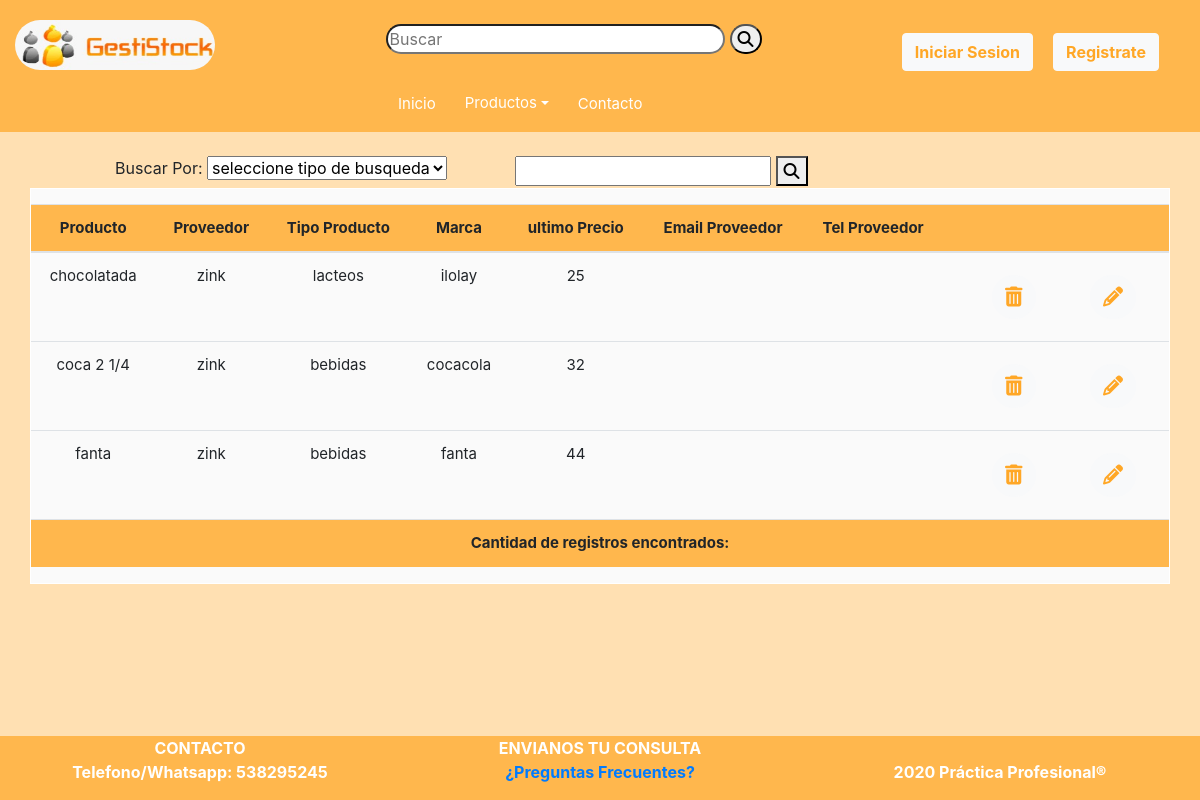
The page /Anteriores/listarProvProd.php on the database as committed earlier.
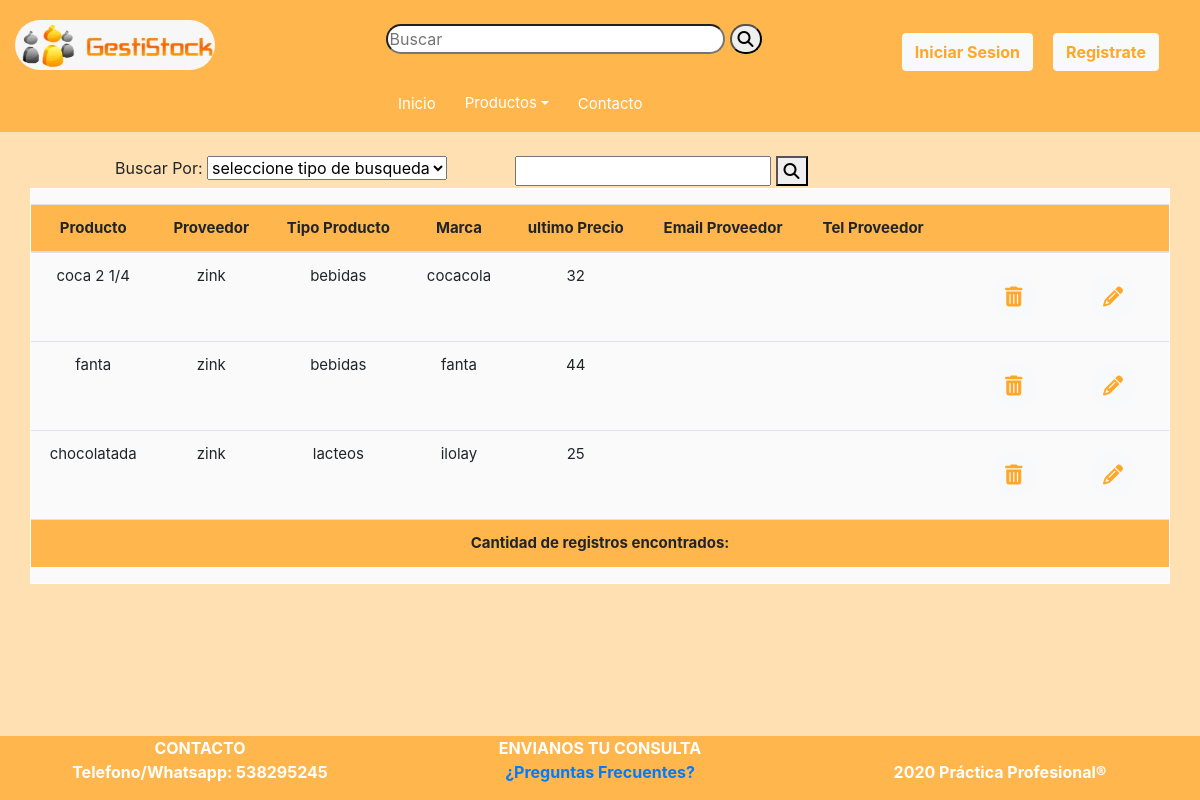
The same page on the database as committed later.
### tables this page shows
CREATE TABLE `productos` (
  `idProducto` int(11) NOT NULL,
  `descripcion` varchar(45) NOT NULL,
  `idPuestoFisico` int(11) NOT NULL,
  `imagen` varchar(45) NOT NULL,
  `Lote` varchar(45) NOT NULL,
  `fechaCaducidad` date NOT NULL,
  `cantidadProd` int(11) NOT NULL,
  `precio` float NOT NULL,
  `idEstado` int(11) DEFAULT NULL
);

CREATE TABLE `proveedores` (
  `idProveedor` int(11) NOT NULL,
  `empresa` varchar(45) NOT NULL,
  `cuit` varchar(11) NOT NULL,
  `descripcion` varchar(200) NOT NULL,
  `idEstado` int(11) NOT NULL DEFAULT 1
);

CREATE TABLE `tiposproductos` (
  `idTipoProducto` int(11) NOT NULL,
  `descripcion` varchar(45) NOT NULL
);

CREATE TABLE `marcas` (
  `idMarca` int(11) NOT NULL,
  `nombreMarca` varchar(45) NOT NULL
);

CREATE TABLE `productostpmarcas` (
  `idProducto` int(11) NOT NULL,
  `idProveedor` int(11) NOT NULL,
  `idTpMarca` int(11) NOT NULL,
  `precio` int(11) NOT NULL
);

### Anteriores/listarProvProd.php (the view, shortened to what this page needs)
<?php require ('header.php');
$consulta="SELECT p.idProducto,p.descripcion,pr.empresa, tpp.idTpMarca,tpp.precio, m.nombreMarca,tp.descripcion as tipoProducto FROM productos p
JOIN productostpmarcas tpp on p.idProducto=tpp.idProducto
JOIN proveedores pr on tpp.idProveedor=pr.idProveedor
JOIN tiposproductos_marcas tpm on tpm.idTpMarca=tpp.idTpMarca
JOIN marcas m on m.idMarca= tpm.idMarca
JOIN tiposproductos tp on tp.idTipoProducto=tpm.idTipoProducto
WHERE pr.empresa LIKE '%zink%'";
$query=mysqli_query($conexion,$consulta);
?>
<br>
<form action="listarProvProd.php" method="GET">
	<div class="row justify-content-center">
		<div class="col-md-4">
			<label>Buscar Por:</label>
			<select>
				<option value="0">
					seleccione tipo de busqueda
				</option>
			</select>
		</div>
		<div class="col-md-6">
			<input type="text" name="listarPP" id="listarPP">
			<button type="submit"><i class="fas fa-search"></i></i></button>
		</div>
	</div>
</form>
<div class="col-md-12">
	<div id="result" style="border: 1px solid white;overflow-y: scroll;background:#fafafa;padding-top:15px">
		<table class="table striped" style="background:#fafafa;height:300px">
			<thead>
				<th style="text-align: center;">Producto</th>
				<th style="text-align: center;">Proveedor</th>
				<th style="text-align: center;">Tipo Producto</th>
				<th style="text-align: center;">Marca</th>
				<th style="text-align: center;">ultimo Precio</th>
				<th style="text-align: center;">Email Proveedor</th>
				<th style="text-align: center;">Tel Proveedor</th>
				<th></th>
				<th></th>
				<th></th>
			</thead>
			<tbody>
				<?php while ($row=mysqli_fetch_array($query)): ?>
					<tr>
						<td style="text-align: center"><?php echo $row['descripcion'];?></td>
						<td style="text-align: center"><?php echo $row['empresa'];?></td>
						<td style="text-align: center"><?php echo $row['tipoProducto'];?></td>
						<td style="text-align: center"><?php echo $row['nombreMarca']; ?></td>
						<td style="text-align: center"><?php echo $row['precio'];?></td>
						<td style="text-align: center"><?php// echo $Telefono;?></td>
						<td></td>
						<td></td>
							<td><a href="#" style="border-radius:30px;font-size:20px" class="btn btn-light" data-toggle="modal" data-target="#info<?php echo $idPersona; ?>"><i class="fas fa-trash-alt"></i></a></td>
								<td>
									<form method="POST" action="modificarUsuario.php">
										<button style="border-radius:30px;font-size:20px" type="submit" name="idPersona" value="<?php echo $row['idPersona'];?>" class="btn btn-light"><i class="fas fa-pencil-alt"></i></button>
									</form>
								</td>
					</tr>
				<?php endwhile ?>
			</tbody>
			<tfoot>
				<tr align="center">
					<th colspan="12">Cantidad de registros encontrados: <?php// echo $total_usuarios?></th>
				</tr>
			</tfoot>
		</table>
	</div>
</div>
<?php require 'footer.php'; ?>

Rows that differ between the two databases and show on the page:
changed productos "chocolatada": moves down the list
